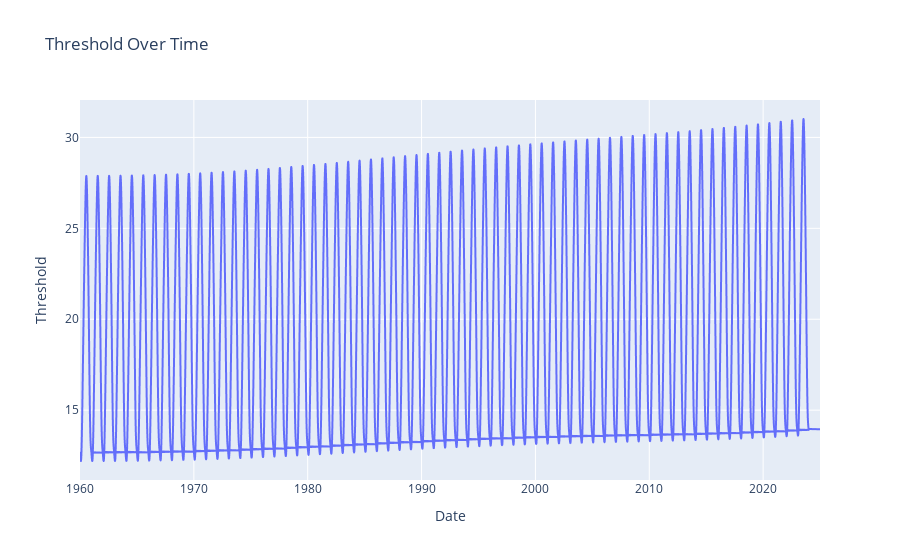

Notebook cell for this chart:
### Code cell
fig = px.line(
    data01,
    x='date',
    y='threshold',
    title='Threshold Over Time',
    labels={'date': 'Date', 'threshold': 'Threshold'}
)

fig.update_traces(
    hovertemplate='<b>Date:</b> %{x|%Y-%m-%d}<br><b>Threshold:</b> %{y:.2f}'
)

fig.show()

### Figure 1 — Plotly figure (JSON) as saved in the notebook; plotly's stock layout.template omitted (floating-point values rounded to 4 significant figures; data arrays with more than 128 entries replaced by an {"elided": "..."} marker saying what was removed)
{"data": [{"hovertemplate": "<b>Date:</b> %{x|%Y-%m-%d}<br><b>Threshold:</b> %{y:.2f}", "legendgroup": "", "line": {"color": "#636efa", "dash": "solid"}, "marker": {"symbol": "circle"}, "mode": "lines", "name": "", "showlegend": false, "type": "scattergl", "x": {"elided": "23376 str values"}, "xaxis": "x", "y": {"elided": "23376 float values"}, "yaxis": "y"}], "layout": {"legend": {"tracegroupgap": 0}, "title": {"text": "Threshold Over Time"}, "xaxis": {"anchor": "y", "domain": [0, 1], "title": {"text": "Date"}}, "yaxis": {"anchor": "x", "domain": [0, 1], "title": {"text": "Threshold"}}}}
